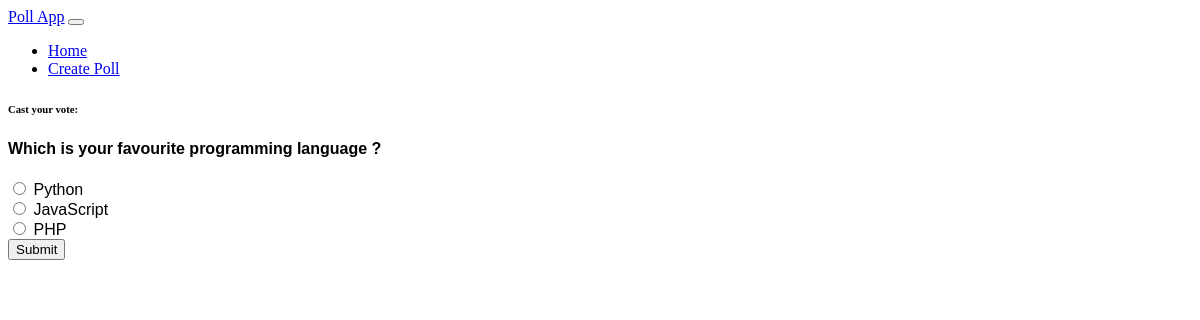
Page /vote/2 on the committed database.
### App/models.py (models this page shows)
class Poll(models.Model):
    question = models.CharField(max_length=200)
    option_A = models.CharField(max_length=100)
    option_B = models.CharField(max_length=100)
    option_C = models.CharField(max_length=100)
    option_A_count = models.IntegerField(default=0)
    option_B_count = models.IntegerField(default=0)
    option_C_count = models.IntegerField(default=0)

### App/views.py (the view, shortened to what this page needs)
# urls.py: path('vote/<poll_id>',views.vote,name='vote'),
def vote(request,poll_id):
    poll = Poll.objects.get(id=poll_id)
    context = {
        'poll':poll
    }
    return render(request,'vote.html',context)

### App/templates/vote.html (shortened to what this page needs)
{% extends 'base.html' %}
{% load static %}
{% block body %}
<div class="card mt-5">
    <div class="card-header">
        <h6 class="text-dark">Cast your vote:</h6>
    </div>
    <div class="card-body">
        <div class="container-xxl py-5">
            <div class="container">
                <div class="row g-4">
                    <div class="col-md-6">
                        <form action="{% url 'vote' poll.id %}" method="POST">
                            <div class="row g-3">
                                <div class="col-12">
                                    <div class="form-floating">
                                        <h4 class="text-dark">{{ poll.question }}</h4>
                                    </div>
                                </div>
                                <div class="col-12">
                                    <div class="form-floating">
                                        <input class="form-check-input" type="radio" name="poll" value="option1" id="opt1">
                                        <label class="form-check-label" for="opt1">{{ poll.option_A }}</label>
                                    </div>
                                </div>
                                <div class="col-12">
                                    <div class="form-floating">
                                        <input class="form-check-input" type="radio" name="poll" value="option2" id="opt2">
                                        <label class="form-check-label" for="opt2">{{ poll.option_B }}</label>
                                    </div>
                                </div>
                                <div class="col-12">
                                    <div class="form-floating">
                                        <input class="form-check-input" type="radio" name="poll" value="option3" id="opt3">
                                        <label class="form-check-label" for="opt3">{{ poll.option_C }}</label>
                                    </div>
                                </div>
                                <div class="col-12">
                                    <button class="btn btn-primary w-100 py-3" type="submit">Submit</button>
                                </div>
                            </div>
                        </form>
                    </div>
                </div>
            </div>
        </div>
    </div>
</div>
{% endblock body %}

### App/static/css/style.css (style rules this page uses)
.form-check-input { cursor: pointer; background-color:antiquewhite; }
.form-floating { font-family:'Lucida Sans', 'Lucida Sans Regular', 'Lucida Grande', 'Lucida Sans Unicode', Geneva, Verdana, sans-serif; }
h4 { font-family:'Franklin Gothic Medium', 'Arial Narrow', Arial, sans-serif; }

### rows in the picture
Poll: question "Which is your favourite programming language ?", option_A "Python", option_B "JavaScript", option_C "PHP"
